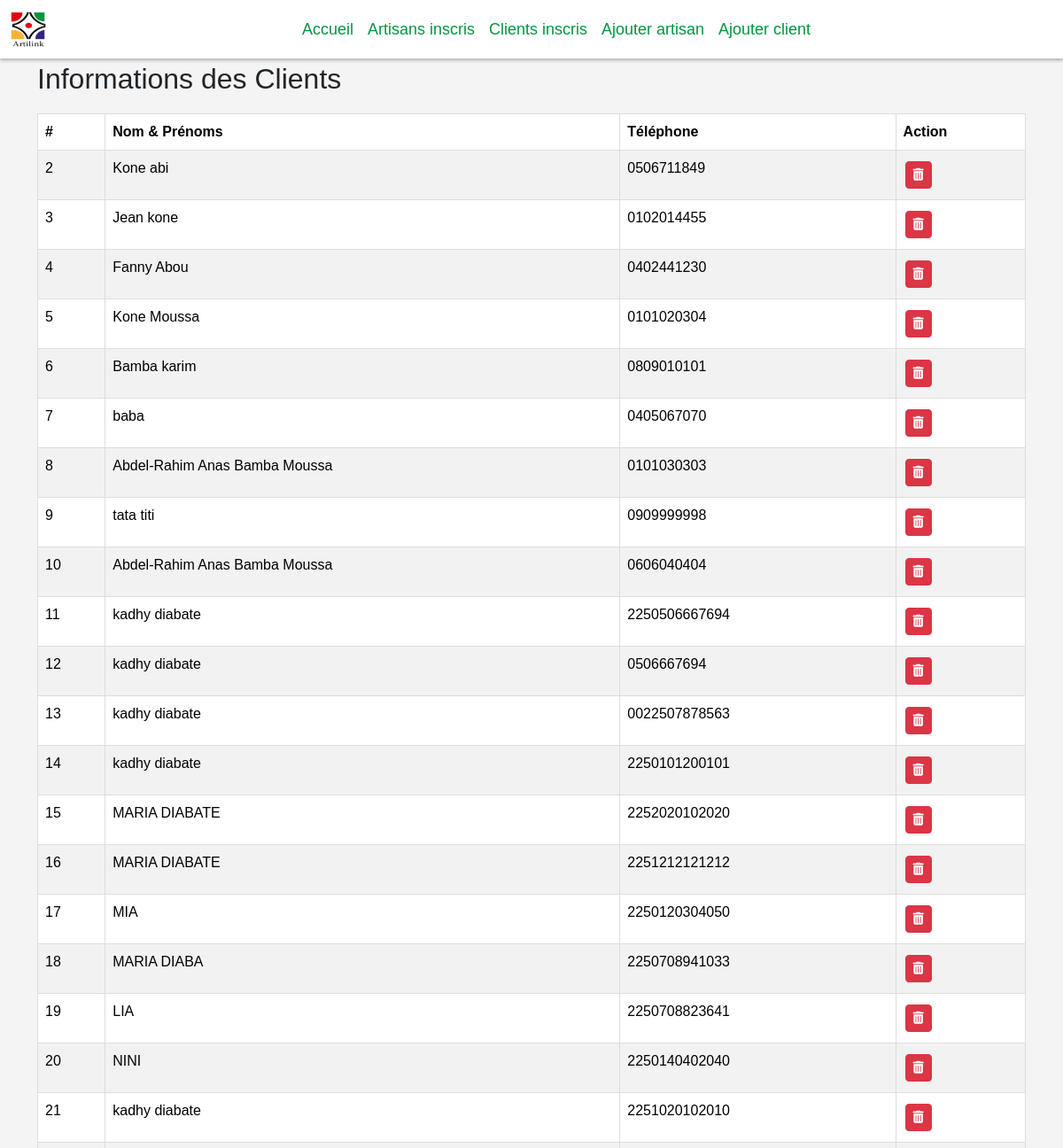
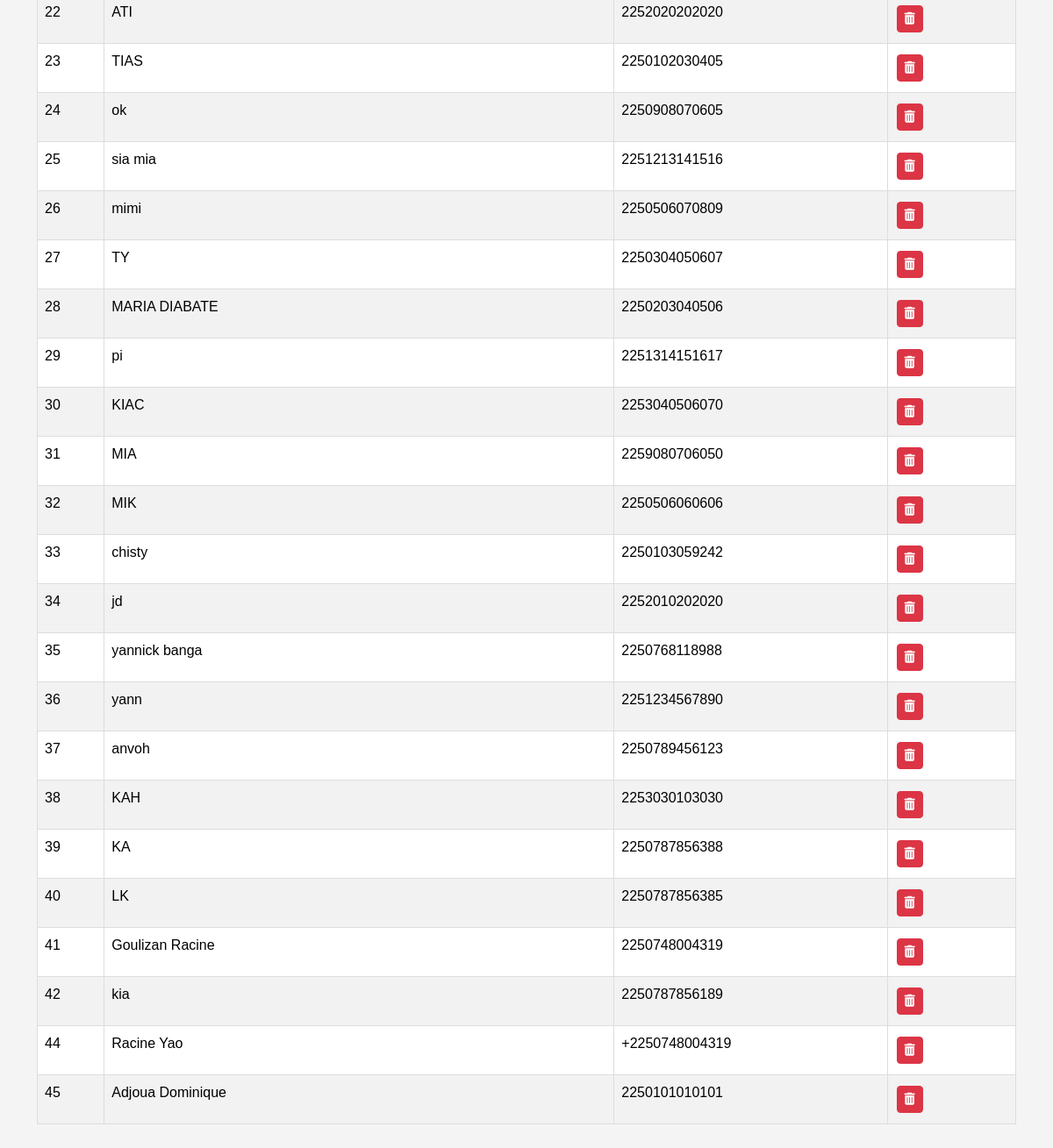
Page /list-clients.php on the committed database (2 pictures, top to bottom).
### tables this page shows
CREATE TABLE `users` (
  `id` int(11) NOT NULL,
  `user_id` varchar(100) NOT NULL,
  `nom_prenom` varchar(50) NOT NULL,
  `num_tel` varchar(15) NOT NULL,
  `mdp` varchar(100) NOT NULL,
  `terms` varchar(12) NOT NULL DEFAULT 'on'
);

### list-clients.php (the view, shortened to what this page needs)
<?php
include 'components/connect.php';
$sql_clients = "SELECT `id`, `nom_prenom`, `num_tel` FROM `users`";
$stmt_clients = $conn->prepare($sql_clients);
$stmt_clients->execute();
$clients = $stmt_clients->fetchAll(PDO::FETCH_ASSOC);
?>
<!DOCTYPE html>
<html lang="fr">
<head>
    <link href="https://cdn.jsdelivr.net/npm/bootstrap@5.3.3/dist/css/bootstrap.min.css" rel="stylesheet">
    <link rel="stylesheet" href="https://cdnjs.cloudflare.com/ajax/libs/font-awesome/6.2.1/css/all.min.css">
    <link rel="stylesheet" href="css/styles.css">
    <link rel="stylesheet" href="css/admin.css">
</head>
<body>
    <?php include 'header-admin.php'; ?>
    <div class="container">
        <div class="table-container">
            <h2>Informations des Clients</h2>
            <table class="table table-striped table-hover">
                <thead>
                    <tr>
                        <th>#</th>
                        <th>Nom & Prénoms</th>
                        <th>Téléphone</th>
                        <th>Action</th>
                    </tr>
                </thead>
                <tbody>
                    <?php foreach ($clients as $client): ?>
                        <tr>
                            <td><?= htmlspecialchars($client['id']); ?></td>
                            <td><?= htmlspecialchars($client['nom_prenom']); ?></td>
                            <td><?= htmlspecialchars($client['num_tel']); ?></td>
                            <td>
                                <button type="button" class="btn btn-danger btn-sm" data-bs-toggle="modal" data-bs-target="#deleteModal" data-id="<?= htmlspecialchars($client['id']); ?>">
                                    <i class="fas fa-trash-alt"></i>
                                </button>
                            </td>
                        </tr>
                    <?php endforeach; ?>
                </tbody>
            </table>
        </div>
    </div>
</body>
</html>

### css/styles.css (style rules this page uses)
body { font-family: Arial, sans-serif; }

### css/admin.css (style rules this page uses)
body { font-family: Arial, sans-serif; background-color: #f4f4f4; margin: 0; padding: 0; margin-top: 70px; margin-bottom: 2rem; }
.table-container { overflow-x: auto; margin-top: 20px; }
table { width: 100%; border-collapse: collapse; margin: 20px 0; }
table, th, td { border: 1px solid #ddd; }
th, td { padding: 12px; text-align: left; }
th { background-color: #009640; color: white; }
tr:nth-child(even) { background-color: #f2f2f2; }
button { background-color: #312783; border: none; color: white; padding: 10px 20px; text-align: center; text-decoration: none; display: inline-block; font-size: 16px; margin: 4px 2px; cursor: pointer; border-radius: 4px; transition: background-color 0.3s; }

### list-clients.php (style rules this page uses)
thead { background-color: #009640 !important; color: white; }

### rows in the picture
users: id "2", nom_prenom "Kone abi", num_tel "0506711849"
users: id "3", nom_prenom "Jean kone", num_tel "0102014455"
users: id "4", nom_prenom "Fanny Abou", num_tel "0402441230"
users: id "5", nom_prenom "Kone Moussa", num_tel "0101020304"
users: id "6", nom_prenom "Bamba karim", num_tel "0809010101"
users: id "7", nom_prenom "baba", num_tel "0405067070"
users: id "8", nom_prenom "Abdel-Rahim Anas Bamba Moussa", num_tel "0101030303"
users: id "9", nom_prenom "tata titi", num_tel "0909999998"
users: id "10", nom_prenom "Abdel-Rahim Anas Bamba Moussa", num_tel "0606040404"
users: id "11", nom_prenom "kadhy diabate", num_tel "2250506667694"
users: id "12", nom_prenom "kadhy diabate", num_tel "0506667694"
users: id "13", nom_prenom "kadhy diabate", num_tel "0022507878563"
users: id "14", nom_prenom "kadhy diabate", num_tel "2250101200101"
users: id "15", nom_prenom "MARIA DIABATE", num_tel "2252020102020"
users: id "16", nom_prenom "MARIA DIABATE", num_tel "2251212121212"
users: id "17", nom_prenom "MIA", num_tel "2250120304050"
users: id "18", nom_prenom "MARIA DIABA", num_tel "2250708941033"
users: id "19", nom_prenom "LIA", num_tel "2250708823641"
users: id "20", nom_prenom "NINI", num_tel "2250140402040"
users: id "21", nom_prenom "kadhy diabate", num_tel "2251020102010"
users: id "22", nom_prenom "ATI", num_tel "2252020202020"
users: id "23", nom_prenom "TIAS", num_tel "2250102030405"
users: id "24", nom_prenom "ok", num_tel "2250908070605"
users: id "25", nom_prenom "sia mia", num_tel "2251213141516"
users: id "26", nom_prenom "mimi", num_tel "2250506070809"
users: id "27", nom_prenom "TY", num_tel "2250304050607"
users: id "28", nom_prenom "MARIA DIABATE", num_tel "2250203040506"
users: id "29", nom_prenom "pi", num_tel "2251314151617"
users: id "30", nom_prenom "KIAC", num_tel "2253040506070"
users: id "31", nom_prenom "MIA", num_tel "2259080706050"
users: id "32", nom_prenom "MIK", num_tel "2250506060606"
users: id "33", nom_prenom "chisty", num_tel "2250103059242"
users: id "34", nom_prenom "jd", num_tel "2252010202020"
users: id "35", nom_prenom "yannick banga", num_tel "2250768118988"
users: id "36", nom_prenom "yann", num_tel "2251234567890"
users: id "37", nom_prenom "anvoh", num_tel "2250789456123"
users: id "38", nom_prenom "KAH", num_tel "2253030103030"
users: id "39", nom_prenom "KA", num_tel "2250787856388"
users: id "40", nom_prenom "LK", num_tel "2250787856385"
users: id "41", nom_prenom "Goulizan Racine", num_tel "2250748004319"
users: id "42", nom_prenom "kia", num_tel "2250787856189"
users: id "44", nom_prenom "Racine Yao", num_tel "+2250748004319"
users: id "45", nom_prenom "Adjoua Dominique", num_tel "2250101010101"
